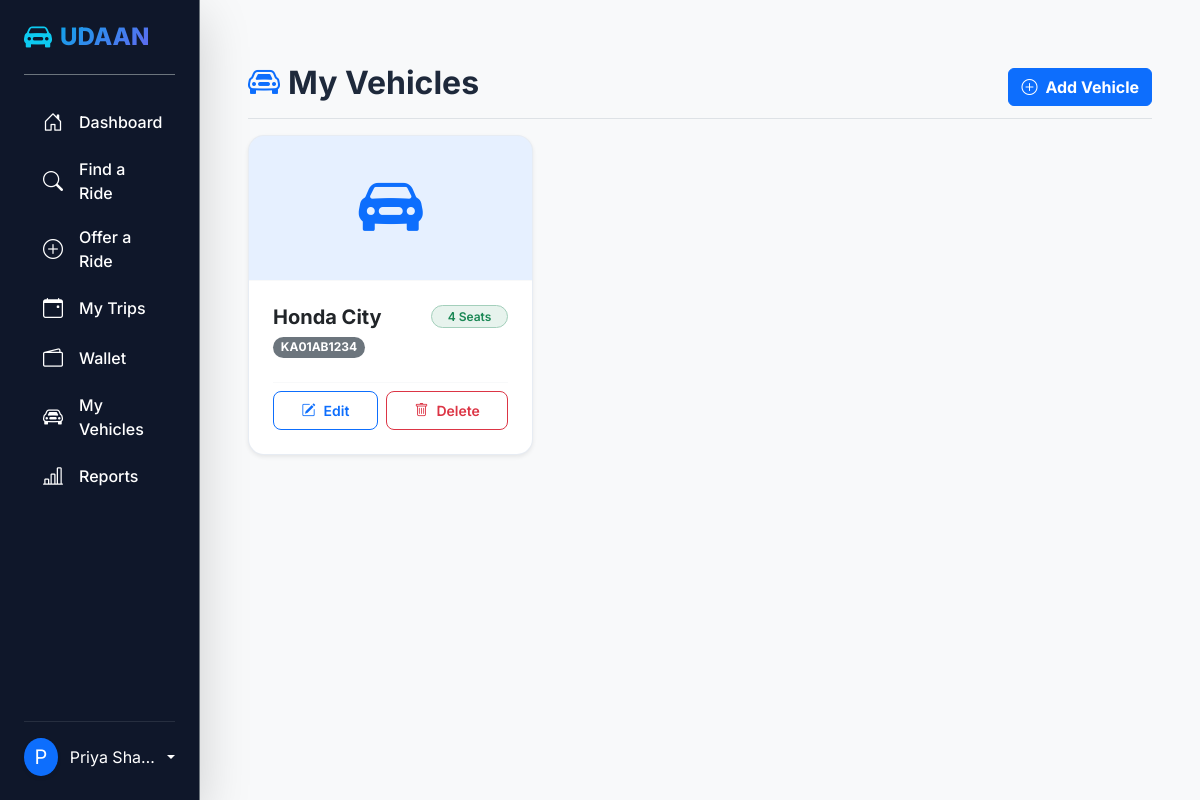
/public/vehicles (signed in), run on the app's committed database.
### tables this page shows
CREATE TABLE vehicles (
    id                    INT UNSIGNED AUTO_INCREMENT PRIMARY KEY,
    owner_id              INT UNSIGNED NOT NULL,
    model                 VARCHAR(100) NOT NULL,
    registration_number   VARCHAR(20) NOT NULL UNIQUE,
    seating_capacity      TINYINT UNSIGNED NOT NULL,
    status                ENUM('active','inactive') NOT NULL DEFAULT 'active',
    created_at            TIMESTAMP NOT NULL DEFAULT CURRENT_TIMESTAMP,
    CONSTRAINT fk_vehicles_owner FOREIGN KEY (owner_id) REFERENCES users(id)
        ON DELETE CASCADE
);

### app/Core/Controller.php (called while the page is built, shortened)
<?php
class Controller
{
    protected function view(string $path, array $data = []): void
    {
        extract($data);
        $baseUrl = $this->baseUrl();
        $viewFile = dirname(__DIR__) . "/Views/{$path}.php";
        require $viewFile;
    }
    protected function userId(): ?int
    {
        return isset($_SESSION['user_id']) ? (int)$_SESSION['user_id'] : null;
    }
    protected function baseUrl(): string
    {
        $scriptName = $_SERVER['SCRIPT_NAME'] ?? '';
        return dirname($scriptName);
    }
}

### app/Controllers/VehicleController.php (called while the page is built, shortened)
<?php
class VehicleController extends Controller
{
    public function index(): void
    {
        $model = new Vehicle();
        $vehicles = $model->getByOwnerId($this->userId());
        $this->view('vehicles/list', [
            'vehicles' => $vehicles,
            'flash'    => $this->getFlash(),
        ]);
    }
}

### public/index.php (called while the page is built, shortened)
<?php
$router = require_once __DIR__ . '/../routes/web.php';
$router->dispatch($_SERVER['REQUEST_METHOD'], $_SERVER['REQUEST_URI']);

### app/Core/Database.php (called while the page is built, shortened)
<?php
class Database
{
    private static ?\PDO $instance = null;
    public static function getConnection(): \PDO
    {
        if (self::$instance === null) {
            $host = $_ENV['DB_HOST'] ?? 'localhost';
            $db   = $_ENV['DB_NAME'] ?? 'carpooling_platform';
            $user = $_ENV['DB_USER'] ?? 'root';
            $pass = $_ENV['DB_PASS'] ?? '';
            $dsn = "mysql:host={$host};dbname={$db};charset=utf8mb4";
            self::$instance = new \PDO($dsn, $user, $pass, [
                \PDO::ATTR_ERRMODE            => \PDO::ERRMODE_EXCEPTION,
                \PDO::ATTR_DEFAULT_FETCH_MODE => \PDO::FETCH_ASSOC,
                \PDO::ATTR_EMULATE_PREPARES   => false,
            ]);
        }
        return self::$instance;
    }
}

### app/Core/Model.php (called while the page is built, shortened)
<?php
class Model
{
    public function __construct()
    {
        $this->db = Database::getConnection();
    }
}

### app/Models/Vehicle.php (called while the page is built, shortened)
<?php
class Vehicle extends Model
{
    public function getByOwnerId(int $ownerId): array
    {
        $stmt = $this->db->prepare("
            SELECT * FROM vehicles
            WHERE owner_id = ? AND status = 'active'
            ORDER BY created_at DESC
        ");
        $stmt->execute([$ownerId]);
        return $stmt->fetchAll();
    }
}

### app/Views/vehicles/list.php (the view, shortened to what this page needs)
<?php
require_once dirname(__DIR__) . '/layouts/header.php';
require_once dirname(__DIR__) . '/layouts/sidebar.php';
?>
<div class="d-flex justify-content-between flex-wrap flex-md-nowrap align-items-center pt-3 pb-2 mb-3 border-bottom">
    <h1 class="h2 fw-bold"><i class="bi bi-car-front me-2 text-primary"></i>My Vehicles</h1>
    <a href="<?= $baseUrl ?>/vehicles/create" class="btn btn-primary fw-bold"><i class="bi bi-plus-circle me-2"></i>Add Vehicle</a>
</div>
<?php if (empty($vehicles)): ?>
    <div class="card border-0 shadow-sm rounded-4 p-5 text-center my-4">
        <i class="bi bi-car-front fs-1 text-muted mb-3"></i>
        <h4 class="fw-bold">No Vehicles Registered</h4>
        <p class="text-muted max-width-500 mx-auto mb-4">You have not registered any vehicles yet. Register a vehicle to start offering rides and sharing your commute costs.</p>
        <a href="<?= $baseUrl ?>/vehicles/create" class="btn btn-primary fw-bold px-4 py-2.5 rounded-3 shadow-sm">
            <i class="bi bi-plus-circle me-2"></i>Register a Vehicle
        </a>
    </div>
<?php else: ?>
    <div class="row row-cols-1 row-cols-md-2 row-cols-lg-3 g-4">
        <?php foreach ($vehicles as $v): ?>
            <div class="col">
                <div class="card h-100 border-0 shadow-sm rounded-4 overflow-hidden ride-card">
                    <div class="bg-primary bg-opacity-10 py-4 text-center border-bottom border-light">
                        <i class="bi bi-car-front-fill text-primary" style="font-size: 4rem;"></i>
                    </div>
                    <div class="card-body p-4">
                        <div class="d-flex justify-content-between align-items-start mb-3">
                            <div>
                                <h5 class="fw-bold text-dark mb-1"><?= htmlspecialchars($v['model']) ?></h5>
                                <span class="badge bg-secondary rounded-pill"><?= htmlspecialchars($v['registration_number']) ?></span>
                            </div>
                            <span class="badge bg-success bg-opacity-10 text-success rounded-pill px-3 py-1.5 fw-semibold border border-success-subtle">
                                <?= $v['seating_capacity'] ?> Seats
                            </span>
                        </div>
                        <div class="d-flex gap-2 mt-4 pt-2 border-top border-light">
                            <a href="<?= $baseUrl ?>/vehicles/<?= $v['id'] ?>/edit" class="btn btn-outline-primary btn-sm flex-grow-1 fw-semibold rounded-3 py-2">
                                <i class="bi bi-pencil-square me-2"></i>Edit
                            </a>
                            <form action="<?= $baseUrl ?>/vehicles/<?= $v['id'] ?>/delete" method="POST" class="flex-grow-1" onsubmit="return confirm('Are you sure you want to remove this vehicle?');">
                                <button type="submit" class="btn btn-outline-danger btn-sm w-100 fw-semibold rounded-3 py-2">
                                    <i class="bi bi-trash me-2"></i>Delete
                                </button>
                            </form>
                        </div>
                    </div>
                </div>
            </div>
        <?php endforeach; ?>
    </div>
<?php endif; ?>
<?php
require_once dirname(__DIR__) . '/layouts/footer.php';
?>

### app/Core/Router.php (shortened to what this page needs)
<?php
class Router
{
    private array $routes = [];
    public function add(string $method, string $path, array $handler, array $middleware = []): void
    {
        $this->routes[] = compact('method', 'path', 'handler', 'middleware');
    }
    public function dispatch(string $method, string $uri): void
    {
        $uri = strtok($uri, '?');
        $uri = rtrim($uri, '/') ?: '/';
        $basePath = $this->getBasePath();
        if ($basePath && str_starts_with($uri, $basePath)) {
            $uri = substr($uri, strlen($basePath)) ?: '/';
        }
        foreach ($this->routes as $route) {
            if ($route['method'] !== $method) {
                continue;
            }
            $params = [];
            if ($this->matches($route['path'], $uri, $params)) {
                [$class, $action] = $route['handler'];
                $controller = new $class();
                $controller->$action(...array_values($params));
                return;
            }
        }
    }
    private function matches(string $pattern, string $uri, array &$params): bool
    {
        $regex = preg_replace('#:(\w+)#', '(?P<$1>[^/]+)', $pattern);
        if (preg_match("#^{$regex}$#", $uri, $matches)) {
            return true;
        }
        return false;
    }
    private function getBasePath(): string
    {
        $scriptName = $_SERVER['SCRIPT_NAME'] ?? '';
        return dirname($scriptName);
    }
}

### public/assets/css/style.css (style rules this page uses)
body { font-family: 'Inter', system-ui, -apple-system, sans-serif; background-color: #f8fafc; color: #1e293b; overflow-x: hidden; }
.ride-card { transition: all 0.3s cubic-bezier(0.4, 0, 0.2, 1); border: 1px solid rgba(226, 232, 240, 0.8) !important; }

### data on the page
vehicles: model "Honda City", registration_number "KA01AB1234", seating_capacity "4"
